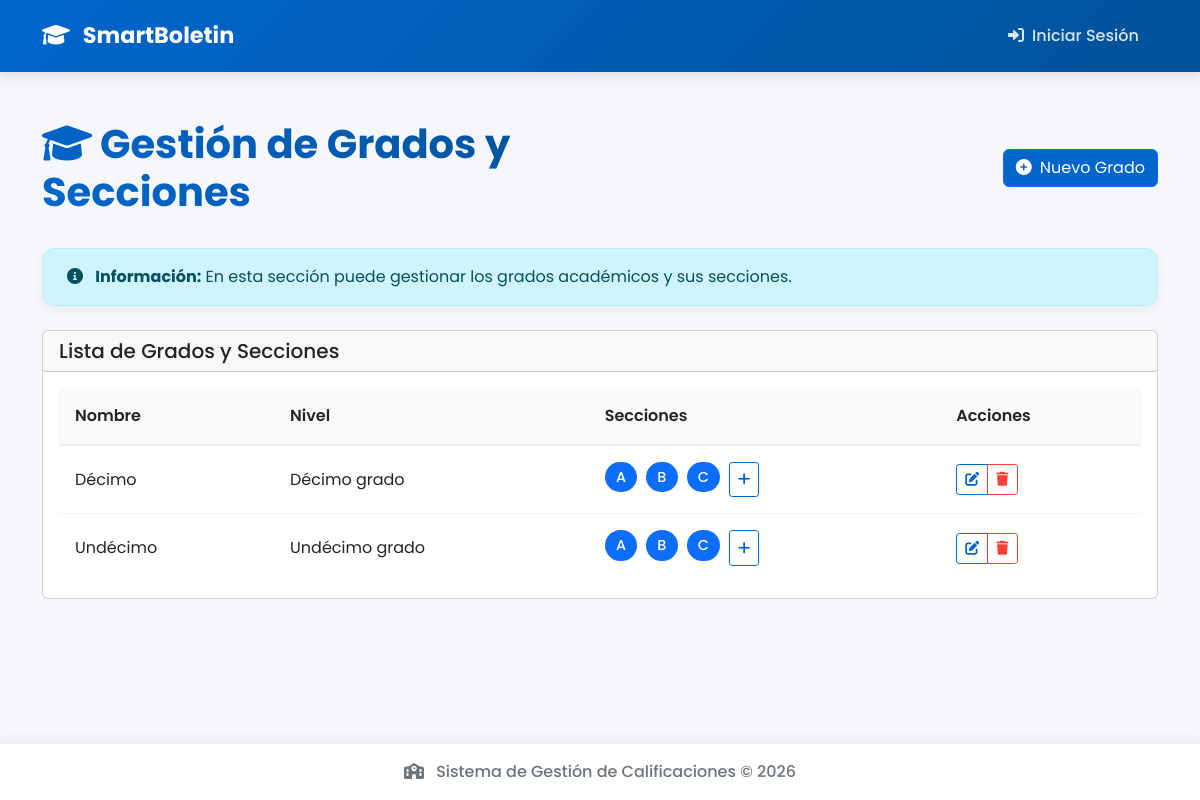
The page /admin/grades on the database its author committed.
### app/models/academic.py (models this page shows, shortened)
class Grade(db.Model):
    __tablename__ = 'grades'
    id = db.Column(db.Integer, primary_key=True)
    name = db.Column(db.String(64), nullable=False)
    level = db.Column(db.String(64), nullable=False)  # Primaria, Secundaria, etc.
    description = db.Column(db.Text, nullable=True)
    created_at = db.Column(db.DateTime, default=datetime.utcnow)
    sections = db.relationship('Section', backref='grade', lazy='dynamic', cascade='all, delete-orphan')

class Section(db.Model):
    __tablename__ = 'sections'
    id = db.Column(db.Integer, primary_key=True)
    name = db.Column(db.String(10), nullable=False)  # A, B, C, etc.
    grade_id = db.Column(db.Integer, db.ForeignKey('grades.id'), nullable=False)
    capacity = db.Column(db.Integer, default=30)
    created_at = db.Column(db.DateTime, default=datetime.utcnow)
    students = db.relationship('Student', backref='section', lazy='dynamic', cascade='all, delete-orphan')
    teacher_assignments = db.relationship('TeacherAssignment', backref='section', lazy='dynamic', cascade='all, delete-orphan')

### app/routes/admin.py (the view)
@admin.route('/grades')
def grades():
    grades = Grade.query.all()
    return render_template('admin/grades.html', title='Grados y Secciones', grades=grades)

### app/routes/admin.py (called while the page is built)
@admin.before_request
def check_admin():
    if current_app.config.get('DEMO_MODE'):
        return  # En DEMO, permitir acceso a todos

### app/templates/admin/grades.html (shortened to what this page needs)
{% extends "base.html" %}
{% block content %}
<div class="content-header">
    <div class="container-fluid">
        <div class="row mb-4 align-items-center">
            <div class="col-sm-6">
                <h1 class="m-0 text-gradient animate-fade-in">
                    <i class="fas fa-graduation-cap me-2"></i>Gestión de Grados y Secciones
                </h1>
            </div>
            <div class="col-sm-6">
                <div class="float-sm-end">
                    <button type="button" class="btn btn-primary animate-fade-in" data-bs-toggle="modal" data-bs-target="#newGradeModal">
                        <i class="fas fa-plus-circle me-2"></i>Nuevo Grado
                    </button>
                </div>
            </div>
        </div>
    </div>
</div>
<div class="content">
    <div class="container-fluid">
        <div class="permanent-alert permanent-alert-info mb-4 animate-fade-in delay-2">
            <i class="fas fa-info-circle me-2"></i>
            <strong>Información:</strong> En esta sección puede gestionar los grados académicos y sus secciones.
        </div>
        <div class="card animate-fade-in delay-3">
            <div class="card-header">
                <h5 class="mb-0">Lista de Grados y Secciones</h5>
            </div>
            <div class="card-body">
                {% if grades|length > 0 %}
                    <div class="table-responsive">
                        <table class="table table-hover">
                            <thead>
                                <tr>
                                    <th>Nombre</th>
                                    <th>Nivel</th>
                                    <th>Secciones</th>
                                    <th>Acciones</th>
                                </tr>
                            </thead>
                            <tbody>
                                {% for grade in grades %}
                                    <tr>
                                        <td>{{ grade.name }}</td>
                                        <td>{{ grade.level }}</td>
                                        <td>
                                            <div class="d-flex flex-wrap gap-1">
                                                {% for section in grade.sections %}
                                                <div class="section-badge">
                                                    <span class="badge bg-primary">{{ section.name }}</span>
                                                </div>
                                                {% endfor %}
                                                <button type="button" class="btn btn-sm btn-outline-primary add-section-btn"
                                                        data-bs-toggle="modal"
                                                        data-bs-target="#newSectionModal"
                                                        data-grade-id="{{ grade.id }}"
                                                        data-grade-name="{{ grade.name }}"
                                                        title="Añadir Sección">
                                                    <i class="fas fa-plus"></i>
                                                </button>
                                            </div>
                                        </td>
                                        <td>
                                            <div class="btn-group" role="group">
                                                <button type="button" class="btn btn-sm btn-outline-primary edit-grade-btn"
                                                        data-bs-toggle="modal"
                                                        data-bs-target="#editGradeModal{{ grade.id }}"
                                                        data-id="{{ grade.id }}"
                                                        title="Editar Grado">
                                                    <i class="fas fa-edit"></i>
                                                </button>
                                                <button type="button" class="btn btn-sm btn-outline-danger"
                                                        data-bs-toggle="modal"
                                                        data-bs-target="#deleteGradeModal{{ grade.id }}"
                                                        title="Eliminar Grado">
                                                    <i class="fas fa-trash"></i>
                                                </button>
                                            </div>
                                        </td>
                                    </tr>
                                {% endfor %}
                            </tbody>
                        </table>
                    </div>
                {% else %}
                    <div class="alert alert-info">
                        <i class="fas fa-info-circle me-2"></i>
                        No hay grados registrados.
                    </div>
                {% endif %}
            </div>
        </div>
    </div>
</div>
{% endblock %}

### app/static/css/style.css (style rules this page uses)
:root { --primary-color: #0066cc; --primary-light: #4a9ff5; --secondary-color: #005299; --accent-color: #00b4d8; --light-color: #f8f9fa; --dark-color: #212529; --success-color: #4CAF50; --warning-color: #ff9800; --danger-color: #f44336; --info-color: #0099ff; }
body { font-family: 'Poppins', sans-serif; background-color: #f5f7fa; min-height: 100vh; display: flex; flex-direction: column; }
.btn-primary { background: var(--primary-color); color: white; }
.animate-fade-in { animation: fadeIn 0.5s ease forwards; opacity: 0; }
.delay-2 { animation-delay: 0.2s; }
.delay-3 { animation-delay: 0.3s; }
.content-header { padding: 1.5rem 0 0.5rem; }
.text-gradient { background: linear-gradient(45deg, var(--primary-color), var(--secondary-color)); -webkit-background-clip: text; background-clip: text; color: transparent; font-weight: 700; display: inline-block; }
.table { margin-bottom: 0; }
.table thead th { background-color: rgba(0, 0, 0, 0.02); font-weight: 600; border-top: none; border-bottom: 2px solid rgba(0, 0, 0, 0.05); color: var(--dark-color); padding: 1rem; }
.table tbody td { padding: 1rem; vertical-align: middle; border-bottom: 1px solid rgba(0, 0, 0, 0.05); }
.table tbody tr:last-child td { border-bottom: none; }
.table tbody tr { transition: all 0.2s ease; }
.badge { padding: 0.5em 0.8em; font-weight: 500; border-radius: 30px; }
.permanent-alert { position: relative; padding: 1rem 1.5rem; margin-bottom: 1rem; border: 1px solid transparent; border-radius: 12px; box-shadow: 0 4px 12px rgba(0, 0, 0, 0.05); }
.permanent-alert-info { color: #055160; background-color: #cff4fc; border-color: #b6effb; }
.btn-sm { padding: 0.25rem 0.5rem; font-size: 0.875rem; border-radius: 0.2rem; }
.btn-outline-primary { color: var(--primary-color); border-color: var(--primary-color); }
.btn-outline-danger { color: var(--danger-color); border-color: var(--danger-color); }
.badge { font-weight: 500; padding: 0.5em 0.8em; border-radius: 30px; }

### app/templates/admin/grades.html (style rules this page uses)
.section-badge { position: relative; display: inline-block; margin-right: 5px; margin-bottom: 5px; }
.section-badge .badge { font-size: 0.9rem; padding: 0.5rem 0.7rem; }

### rows shown on the page
Grade: name "Décimo", level "Décimo grado"
Section: name "A"
Section: name "B"
Section: name "C"
Grade: name "Undécimo", level "Undécimo grado"
Section: name "A"
Section: name "B"
Section: name "C"
